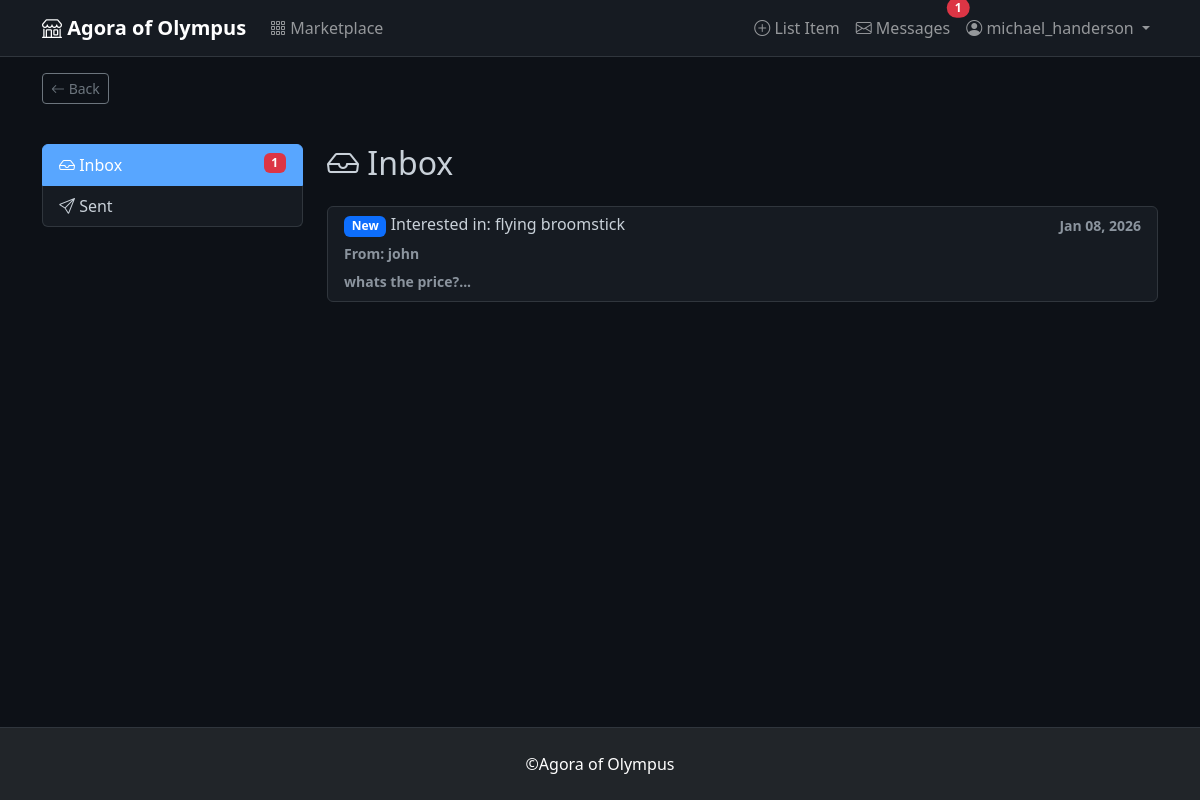
The page /messages/inbox (signed in) on the database as committed earlier.
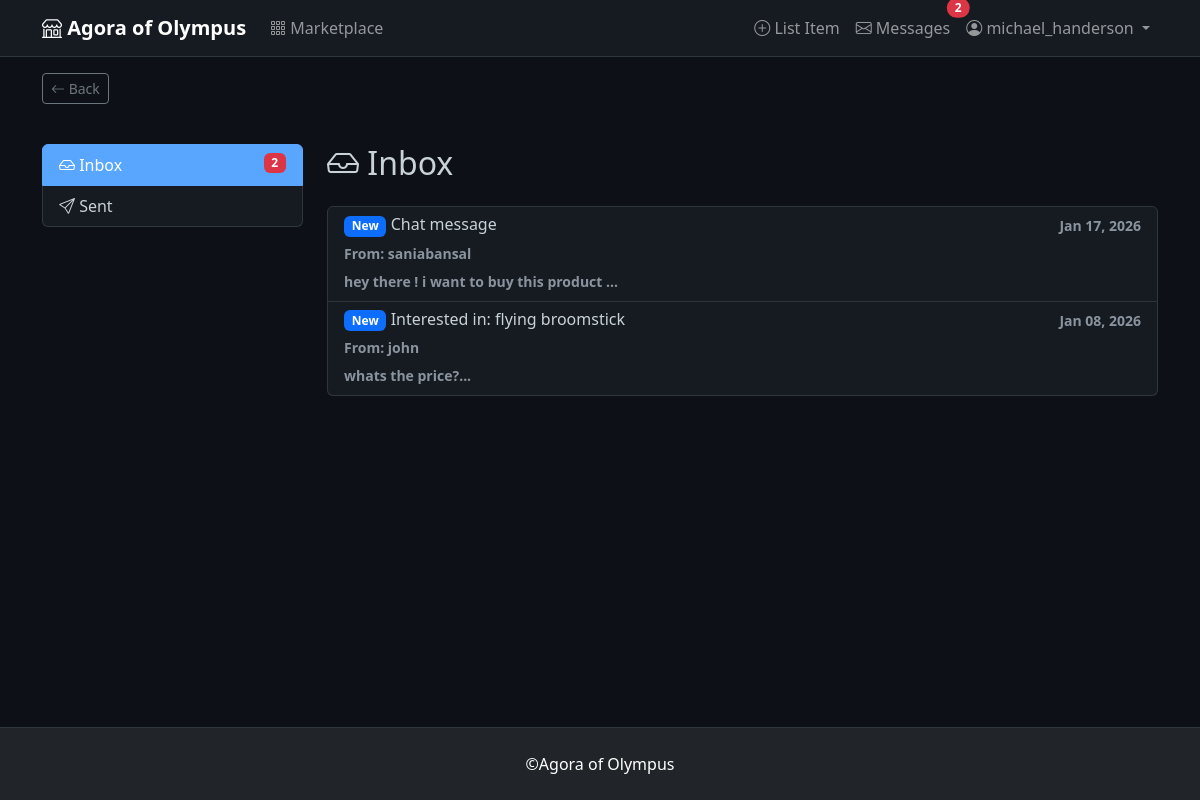
The same page on the database as committed later.
### app/models.py (models this page shows, shortened)
class Message(db.Model):
    id = db.Column(db.Integer, primary_key=True)
    sender_id = db.Column(db.Integer, db.ForeignKey('user.id'), nullable=False)
    recipient_id = db.Column(db.Integer, db.ForeignKey('user.id'), nullable=False)
    item_id = db.Column(db.Integer, db.ForeignKey('item.id'), nullable=True)
    subject = db.Column(db.String(200), nullable=False)
    content = db.Column(db.Text, nullable=False)
    timestamp = db.Column(db.DateTime, default=datetime.utcnow, index=True)
    read = db.Column(db.Boolean, default=False)

class User(UserMixin, db.Model):
    id = db.Column(db.Integer, primary_key=True)
    username = db.Column(db.String(80), unique=True, nullable=False)
    email = db.Column(db.String(120), unique=True, nullable=False)
    password_hash = db.Column(db.String(200), nullable=False)
    avatar = db.Column(db.String(200), default='default_avatar.png')
    created_at = db.Column(db.DateTime, default=datetime.utcnow)
    items = db.relationship('Item', backref='seller', lazy='dynamic', cascade='all, delete-orphan')
    sent_messages = db.relationship('Message', foreign_keys='Message.sender_id',
                                   backref='sender', lazy='dynamic', cascade='all, delete-orphan')
    received_messages = db.relationship('Message', foreign_keys='Message.recipient_id',
                                       backref='recipient', lazy='dynamic', cascade='all, delete-orphan')
    def unread_message_count(self):
        return Message.query.filter_by(recipient_id=self.id, read=False).count()

### app/routes.py (the view)
@main.route('/messages/inbox')
@login_required
def inbox():
    page = request.args.get('page', 1, type=int)
    messages = Message.query.filter_by(recipient_id=current_user.id).order_by(
        Message.timestamp.desc()
    ).paginate(page=page, per_page=20, error_out=False)
    return render_template('messages/inbox.html', messages=messages)

### app/models.py (called while the page is built)
@login_manager.user_loader
def load_user(user_id):
    return User.query.get(int(user_id))

### app/templates/messages/inbox.html (shortened to what this page needs)
{% extends "base.html" %}
{% block content %}
<div class="row">
    <div class="col-md-3">
        <div class="list-group">
            <a href="{{ url_for('main.inbox') }}" class="list-group-item list-group-item-action active">
                <i class="bi bi-inbox"></i> Inbox
                {% if current_user.unread_message_count() > 0 %}
                    <span class="badge bg-danger float-end">{{ current_user.unread_message_count() }}</span>
                {% endif %}
            </a>
            <a href="{{ url_for('main.sent') }}" class="list-group-item list-group-item-action">
                <i class="bi bi-send"></i> Sent
            </a>
        </div>
    </div>
    <div class="col-md-9">
        <h2 class="mb-4"><i class="bi bi-inbox"></i> Inbox</h2>
        {% if messages.items %}
        <div class="list-group">
            {% for message in messages.items %}
            <a href="{{ url_for('main.chat', other_user_id=message.sender.id, item_id=message.item_id if message.item_id else none) }}"
               class="list-group-item list-group-item-action {% if not message.read %}fw-bold{% endif %}">
                <div class="d-flex w-100 justify-content-between">
                    <h6 class="mb-1">
                        {% if not message.read %}<span class="badge bg-primary">New</span>{% endif %}
                        {{ message.subject }}
                    </h6>
                    <small class="text-muted">{{ message.timestamp.strftime('%b %d, %Y') }}</small>
                </div>
                <p class="mb-1"><small class="text-muted">From: {{ message.sender.username }}</small></p>
                <small class="text-muted">{{ message.content[:100] }}...</small>
            </a>
            {% endfor %}
        </div>
        {% else %}
        <div class="alert alert-info">
            <i class="bi bi-info-circle"></i> No messages in your inbox.
        </div>
        {% endif %}
    </div>
</div>
{% endblock %}

### app/templates/base.html (shortened to what this page needs)
<!DOCTYPE html>
<html lang="en" data-bs-theme="dark">
<head>
    <link href="https://cdn.jsdelivr.net/npm/bootstrap@5.3.0/dist/css/bootstrap.min.css" rel="stylesheet">
    <link rel="stylesheet" href="https://cdn.jsdelivr.net/npm/bootstrap-icons@1.11.0/font/bootstrap-icons.css">
</head>
<body>
    <nav class="navbar navbar-expand-lg navbar-dark bg-dark">
        <div class="container">
            <a class="navbar-brand fw-bold" href="{{ url_for('main.index') }}">
                <i class="bi bi-shop"></i> Agora of Olympus
            </a>
            <div class="collapse navbar-collapse" id="navbarNav">
                <ul class="navbar-nav me-auto">
                    <li class="nav-item">
                        <a class="nav-link" href="{{ url_for('main.marketplace') }}">
                            <i class="bi bi-grid-3x3-gap"></i> Marketplace
                        </a>
                    </li>
                </ul>
                <ul class="navbar-nav">
                    {% if current_user.is_authenticated %}
                        <li class="nav-item">
                            <a class="nav-link" href="{{ url_for('main.create_item') }}">
                                <i class="bi bi-plus-circle"></i> List Item
                            </a>
                        </li>
                        <li class="nav-item">
                            <a class="nav-link position-relative" href="{{ url_for('main.inbox') }}">
                                <i class="bi bi-envelope"></i> Messages
                                {% if current_user.unread_message_count() > 0 %}
                                    <span class="position-absolute top-0 start-100 translate-middle badge rounded-pill bg-danger">
                                        {{ current_user.unread_message_count() }}
                                    </span>
                                {% endif %}
                            </a>
                        </li>
                        <li class="nav-item dropdown">
                            <a class="nav-link dropdown-toggle" href="#" role="button" data-bs-toggle="dropdown">
                                <i class="bi bi-person-circle"></i> {{ current_user.username }}
                            </a>
                        </li>
                    {% endif %}
                </ul>
            </div>
        </div>
    </nav>
    <div class="container mt-3">
        <button onclick="window.history.back()" class="btn btn-sm btn-outline-secondary">
            <i class="bi bi-arrow-left"></i> Back
        </button>
    </div>
    <main class="container my-4">
        {% block content %}{% endblock %}
    </main>
    <footer class="bg-dark text-white py-4">
        <div class="container text-center">
            <p class="mb-0">&copy;Agora of Olympus</p>
        </div>
    </footer>
</body>
</html>

Rows that differ between the two databases and show on the page:
shown differently, row unchanged: User "michael_handerson": unread_message_count (not shown) → "2"
added Message: read "New", subject "Chat message", timestamp "Jan 17, 2026", sender.username "saniabansal", content "hey there ! i want to buy this product"
Other text that changed with them:
{{ current_user.unread_message_count() }}: "1" → (not shown)
